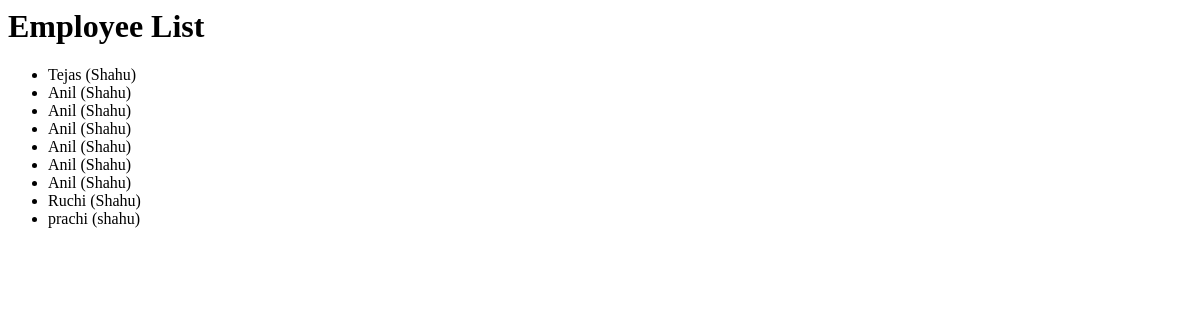
Page /company/employee_list on the earlier database version.
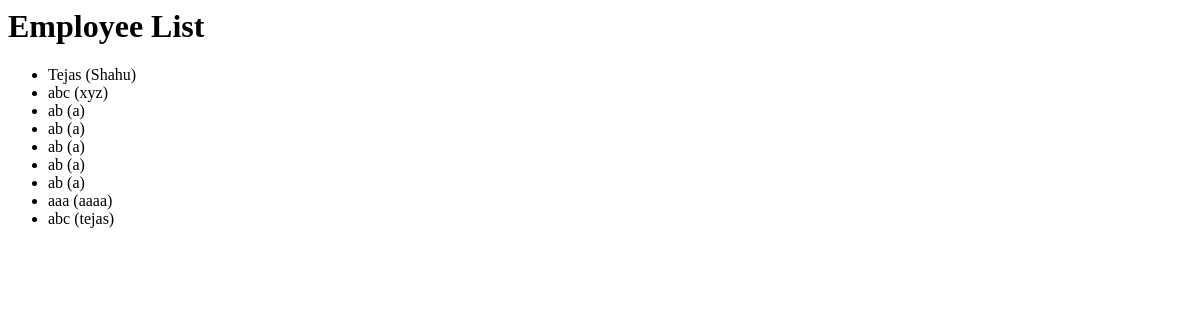
Same page on the later database version.
### company/models.py (models this page shows, shortened)
class Employee(models.Model):
	first_name = models.CharField(max_length=30)
	last_name = models.CharField(max_length=30)
	designation = models.CharField(max_length=50,null=True,blank=True)

### company/views.py (the view)
def employee_list(request, template_name='company_template/employee_list.html'):
    employee = Employee.objects.all()
    data = {}
    data['object_list'] = employee
    return render(request, template_name, data)

### company/templates/company_template/employee_list.html
<h1>Employee List </h1>
<ul>
    {% for employee in object_list %}
    <li>{{ employee.first_name }}  ({{ employee.last_name }})
    </li>
    {% endfor %}
</ul>

Differences in the rows shown:
removed Employee: first_name "Anil", last_name "Shahu"
removed Employee: first_name "Anil", last_name "Shahu"
removed Employee: first_name "Anil", last_name "Shahu"
removed Employee: first_name "Anil", last_name "Shahu"
removed Employee: first_name "Anil", last_name "Shahu"
removed Employee: first_name "Anil", last_name "Shahu"
removed Employee: first_name "Ruchi", last_name "Shahu"
removed Employee: first_name "prachi", last_name "shahu"
added Employee: first_name "abc", last_name "xyz"
added Employee: first_name "ab", last_name "a"
added Employee: first_name "ab", last_name "a"
added Employee: first_name "ab", last_name "a"
added Employee: first_name "ab", last_name "a"
added Employee: first_name "ab", last_name "a"
added Employee: first_name "aaa", last_name "aaaa"
added Employee: first_name "abc", last_name "tejas"
